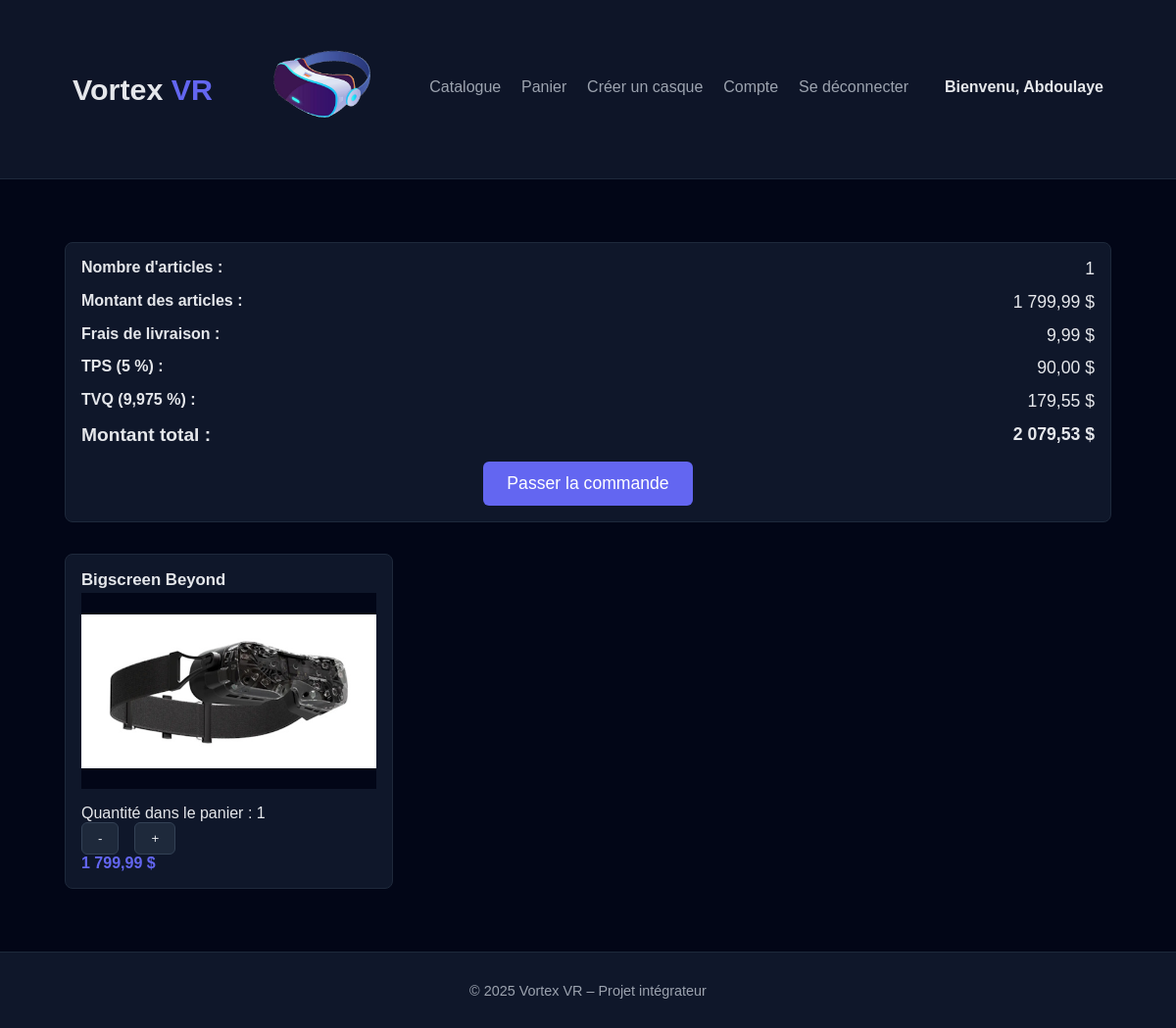
Page /checkout.php (signed in) on the committed database.
### tables this page shows
CREATE TABLE `articles_panier` (
  `id_article_panier` int NOT NULL,
  `id_panier` int NOT NULL,
  `id_casque` int NOT NULL,
  `quantite` int NOT NULL DEFAULT '1',
  `prix_unitaire` decimal(10,2) NOT NULL
);

CREATE TABLE `casques` (
  `id_casque` int NOT NULL,
  `id_marque` int NOT NULL,
  `id_createur` int NOT NULL,
  `nom_casque` varchar(100) NOT NULL,
  `prix` decimal(10,2) NOT NULL,
  `stock` int NOT NULL DEFAULT '0',
  `description` text,
  `image_fichier` varchar(255) DEFAULT NULL
);

### classe/PanierManager.php (called while the page is built, shortened)
<?php
class PanierManager {
    private $db;
    public function __construct() {
        $this->db = PDOFactory::getMySQLConnection();
    }
    public function getPanierActifPourUtilisateur(int $idUtilisateur): ?array {
        $sql = "SELECT id_panier, id_utilisateur
                FROM paniers
                WHERE id_utilisateur = :id
                LIMIT 1";
        $stmt = $this->db->prepare($sql);
        $stmt->execute([':id' => $idUtilisateur]);
        $panier = $stmt->fetch();
        return $panier;
    }
    public function getArticlesDuPanier(int $idPanier): array {
        $sql = "SELECT
                ap.id_article_panier,
                ap.id_panier,
                ap.id_casque,
                ap.quantite,
                ap.prix_unitaire,
                c.nom_casque,
                c.description,
                c.image_fichier
            FROM articles_panier ap
            JOIN casques c ON c.id_casque = ap.id_casque
            WHERE ap.id_panier = :id_panier";
        $stmt = $this->db->prepare($sql);
        $stmt->execute([':id_panier' => $idPanier]);
        $articles = $stmt->fetchAll();
        return $articles;
    }
    public function calculerTotal(array &$articles): float {
        $total = 0.0;
        foreach ($articles as &$article) {
            $article['sous_total'] = $article['quantite'] * $article['prix_unitaire'];
            $total += $article['sous_total'];
        }
        return $total;
    }
}

### classe/PDOFactory.php (called while the page is built, shortened)
<?php
class PDOFactory {
    public static function getMySQLConnection(): PDO {
        $configPath = __DIR__ . '/../config.local.php';
        $config = require $configPath;
        try {
            $db = new PDO(
                $config['dsn'],
                $config['user'],
                $config['pass']
            );
            $db->setAttribute(PDO::ATTR_ERRMODE, PDO::ERRMODE_EXCEPTION);
            return $db;
        } catch (PDOException $e) {
            die("Erreur connexion BD : " . $e->getMessage());
        }
    }
}

### checkout.php (the view, shortened to what this page needs)
<?php require_once "inc/header.php";
$idUtilisateur = $_SESSION['id_utilisateur'];
$panierManager = new PanierManager();
$panier = $panierManager->getPanierActifPourUtilisateur($idUtilisateur);
$articles = [];
$nombreArticles = 0;
$montantArticles = 0.0;
$livraison = 9.99;
$tps = 0.0;
$tvq = 0.0;
$totalFinal = 0.0;
if ($panier !== null) {
    $articles = $panierManager->getArticlesDuPanier( $panier['id_panier']);
    if (!empty($articles)) {
        $montantArticles = $panierManager->calculerTotal($articles);
        foreach ($articles as $article) {
            $nombreArticles += $article['quantite'];
        }
        $tps = $montantArticles * 0.05;
        $tvq = $montantArticles * 0.09975;
        $totalFinal = $montantArticles + $livraison + $tps + $tvq;
    } else {
        $livraison = 0.0;
        $totalFinal = 0.0;
    }
} else {
    $livraison = 0.0;
    $totalFinal = 0.0;
}
function fmt($montant) {
    return number_format($montant, 2, ',', ' ');
}
?>
<section class="checkout">
    <div class="checkout-container">
        <section class="checkout-section">
            <div class="checkout-box">
                <div class="Pannel-div">
                    <span class="Pannel-infos">Nombre d'articles :</span>
                    <span class="Pannel-value"><?= $nombreArticles ?></span>
                </div>
                <div class="Pannel-div">
                    <span class="Pannel-infos">Montant des articles :</span>
                    <span class="Pannel-value"><?= fmt($montantArticles) ?> $</span>
                </div>
                <div class="Pannel-div">
                    <span class="Pannel-infos">Frais de livraison :</span>
                    <span class="Pannel-value"><?= fmt($livraison) ?> $</span>
                </div>
                <div class="Pannel-div">
                    <span class="Pannel-infos">TPS (5 %) :</span>
                    <span class="Pannel-value"><?= fmt($tps) ?> $</span>
                </div>
                <div class="Pannel-div">
                    <span class="Pannel-infos">TVQ (9,975 %) :</span>
                    <span class="Pannel-value"><?= fmt($tvq) ?> $</span>
                </div>
                <div class="Pannel-div total">
                    <span class="Pannel-infos">Montant total :</span>
                    <span class="Pannel-value"><?= fmt($totalFinal) ?> $</span>
                </div>
                <form method="post" class="checkout-action">
                    <button type="submit" name="aller_wallet" class="checkout-confirm-button">
                        Passer la commande
                    </button>
                </form>
            </div>
        </section>
        <section class="section-produits">
            <?php if (empty($articles)): ?>
                <p class="checkout-empty-message">
                    Votre panier est vide pour le moment.
                </p>
            <?php else: ?>
            <div class="checkout-products-grid">
                <?php foreach ($articles as $article): ?>
                    <?php
                        $image = 'images/' . $article['image_fichier'];
                    ?>
                    <article class="checkout-product-card">
                        <h3 class="product-name"><?= htmlspecialchars($article['nom_casque']) ?></h3>
                        <div class="product-image-box">
                            <img src="<?= htmlspecialchars($image) ?>" alt="<?= htmlspecialchars($article['nom_casque']) ?>">
                        </div>
                        <p class="product-quantity">
                            Quantité dans le panier : <?= (int) $article['quantite'] ?>
                        </p>
                        <div class="product-bottom-row">
                            <div class="product-qty-controls">
                                <button type="button" class="qty-btn">-</button>
                                <button type="button" class="qty-btn">+</button>
                            </div>
                            <span class="product-price"><?= fmt($article['prix_unitaire']) ?> $</span>
                        </div>
                    </article>
                <?php endforeach; ?>
            </div>
        <?php endif; ?>
        </section>
    </div>
</section>
<?php require_once "inc/footer.php"; ?>

### css/style.css (style rules this page uses)
* { margin: 0; padding: 0; box-sizing: border-box; }
html, body { height: 100%; }
body { display: flex; flex-direction: column; font-family: 'Calibri', sans-serif; background-color: #020617; color: #e5e7eb; }
.site-main section { width: 100%; }
img { max-width: 100%; }
.checkout { width: 100%; padding: 2rem 0; }
.checkout-container { width: 100%; max-width: 1100px; margin: 0 auto; padding: 0 1rem; }
.checkout-section { background-color: #0f172a; border: 1px solid #1e293b; border-radius: 8px; padding: 1rem; margin-bottom: 2rem; }
.Pannel-div { display: flex; justify-content: space-between; margin-bottom: 0.8rem; }
.Pannel-infos { font-weight: 600; color: #e5e7eb; }
.Pannel-value { font-size: 1.1rem; color: #e5e7eb; }
.Pannel-div.total { font-weight: 700; font-size: 1.2rem; }
.checkout-action { display: flex; justify-content: center; margin-top: 1rem; }
.checkout-confirm-button { padding: 0.75rem 1.5rem; background-color: #6366f1; color: white; border: none; border-radius: 6px; cursor: pointer; font-size: 1.1rem; transition: background-color 0.3s; }
.checkout-products-grid { display: grid; grid-template-columns: repeat(3, 1fr); gap: 2rem; }
.checkout-product-card { background-color: #0f172a; border: 1px solid #1e293b; border-radius: 8px; padding: 1rem; }
.product-name { color: #e5e7eb; font-size: 1.05rem; margin-bottom: 0.2rem; }
.product-image-box { width: 100%; height: 200px; background-color: #020617; overflow: hidden; display: flex; justify-content: center; align-items: center; margin-bottom: 1rem; }
.product-image-box img { max-width: 100%; height: auto; }
.product-quantity { margin-top: 1rem; font-size: 1rem; color: #e5e7eb; }
.product-qty-controls { display: flex; gap: 1rem; }
.qty-btn { padding: 0.5rem 1rem; background-color: #1e293b; border: 1px solid #334155; border-radius: 6px; color: #e5e7eb; cursor: pointer; transition: background-color 0.3s; }
.product-price { margin-top: 1rem; font-weight: 600; color: #6366f1; }

### rows in the picture
articles_panier: id_casque.nom_casque "Bigscreen Beyond", id_casque.image_fichier (picture), quantite "1", prix_unitaire "1 799,99"

### other values in the picture
$_SESSION['nom_utilisateur'] "Abdoulaye"
$nombreArticles "1"
fmt($montantArticles) "1 799,99"
fmt($livraison) "9,99"
fmt($tps) "90,00"
fmt($tvq) "179,55"
fmt($totalFinal) "2 079,53"
